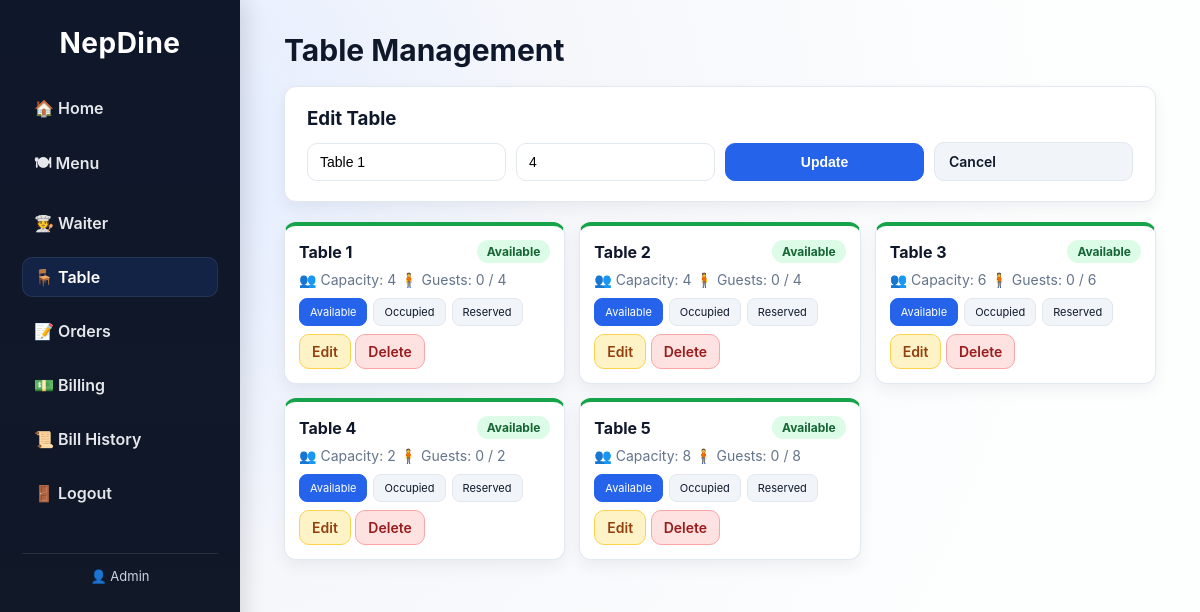
Page /table.php?edit=1 (signed in) on the committed database.
### tables this page shows
CREATE TABLE IF NOT EXISTS restaurant_tables (
    id         INT AUTO_INCREMENT PRIMARY KEY,
    table_name VARCHAR(50)  NOT NULL,
    capacity   INT          DEFAULT 4,
    status     ENUM('available','occupied','reserved') DEFAULT 'available',
    created_at TIMESTAMP DEFAULT CURRENT_TIMESTAMP
);

### table.php (the view, shortened to what this page needs)
<?php
$db  = getDB();
$edit = null;
if (isset($_GET['edit'])) {
    $eid  = (int)$_GET['edit'];
    $stmt = $db->prepare('SELECT * FROM restaurant_tables WHERE id=?');
    $stmt->bind_param('i', $eid);
    $stmt->execute();
    $edit = $stmt->get_result()->fetch_assoc();
}
$tables = $db->query('SELECT * FROM restaurant_tables ORDER BY id')->fetch_all(MYSQLI_ASSOC);
$guestMap = [];
$statusColors = ['available' => 'badge-green', 'occupied' => 'badge-red', 'reserved' => 'badge-orange'];
?>
<!DOCTYPE html>
<html lang="en">
<head>
  <link rel="stylesheet" href="style.css"/>
</head>
<body>
<?php include 'includes/sidebar.php'; ?>
<div class="main">
  <h1>Table Management</h1>
  <div class="form-card">
    <h3><?= $edit ? 'Edit Table' : 'Add New Table' ?></h3>
    <form method="POST" action="table.php" class="inline-form">
      <input type="text" name="table_name" class="input-field" placeholder="e.g. Table 6" required
             value="<?= htmlspecialchars($edit['table_name'] ?? '') ?>"/>
      <input type="number" name="capacity" class="input-field" placeholder="Capacity" min="1" max="50" required
             value="<?= htmlspecialchars($edit['capacity'] ?? 4) ?>"/>
      <button type="submit" class="btn-primary"><?= $edit ? 'Update' : 'Add Table' ?></button>
      <?php if ($edit): ?><a href="table.php" class="btn-secondary">Cancel</a><?php endif; ?>
    </form>
  </div>
  <div class="table-grid">
    <?php foreach ($tables as $t): ?>
    <?php $guests = $guestMap[$t['id']] ?? 0; ?>
    <div class="table-card status-<?= $t['status'] ?>">
      <div class="table-card-header">
        <strong><?= htmlspecialchars($t['table_name']) ?></strong>
        <span class="badge <?= $statusColors[$t['status']] ?>"><?= ucfirst($t['status']) ?></span>
      </div>
      <div class="table-card-body">
        <span>👥 Capacity: <?= $t['capacity'] ?></span>
        <span>🧍 Guests: <?= $guests ?> / <?= $t['capacity'] ?></span>
      </div>
      <div class="table-card-actions">
        <div class="status-select">
          <?php foreach (['available','occupied','reserved'] as $s): ?>
            <a href="table.php?id=<?= $t['id'] ?>&status=<?= $s ?>"
               class="btn-status <?= $t['status']===$s ? 'active' : '' ?>"><?= ucfirst($s) ?></a>
          <?php endforeach; ?>
        </div>
        <div>
          <a href="table.php?edit=<?= $t['id'] ?>" class="btn-edit">Edit</a>
          <a href="table.php?delete=<?= $t['id'] ?>" class="btn-delete"
             onclick="return confirm('Delete this table?')">Delete</a>
        </div>
      </div>
    </div>
    <?php endforeach; ?>
  </div>
</div>
</body>
</html>

### style.css (style rules this page uses)
:root { --bg: #f5f7fb; --surface: #ffffff; --surface-2: #f1f5f9; --border: #e2e8f0; --text: #0f172a; --muted: #64748b; --primary: #2563eb; --primary-strong: #1d4ed8; --accent: #0ea5e9; --danger: #dc2626; --warning: #f59e0b; --success: #16a34a; --radius: 12px; --shadow: 0 10px 30px rgba(15, 23, 42, 0.08); --shadow-soft: 0 6px 16px rgba(15, 23, 42, 0.06); font-family: 'Inter', 'Poppins', Arial, sans-serif; }
* { box-sizing: border-box; }
body { margin: 0; display: flex; background: radial-gradient(circle at 10% 20%, #e0eaff 0, #f5f7fb 35%, #fdfefe 75%); color: var(--text); min-height: 100vh; }
.main { flex: 1; padding: 32px 44px; }
.main h1 { font-size: 30px; margin: 0 0 18px; color: #0f172a; }
.form-card { background: var(--surface); border-radius: var(--radius); box-shadow: var(--shadow-soft); padding: 20px 22px; margin-bottom: 20px; border: 1px solid var(--border); }
.form-card h3 { margin: 0 0 12px; }
.inline-form { display: flex; flex-wrap: wrap; gap: 10px; align-items: flex-end; }
.inline-form > * { flex: 1 1 180px; }
.input-field { width: 100%; padding: 10px 12px; border: 1px solid var(--border); border-radius: 10px; background: #fff; font-size: 14px; transition: border 0.2s, box-shadow 0.2s; }
.btn-primary, .btn-secondary, .btn-edit, .btn-delete { display: inline-block; text-decoration: none; font-size: 14px; font-weight: 600; border-radius: 10px; padding: 10px 14px; border: 1px solid transparent; cursor: pointer; transition: all 0.2s ease; }
.btn-primary { background: var(--primary); color: #fff; border-color: var(--primary); }
.btn-secondary { background: var(--surface-2); color: var(--text); border-color: var(--border); }
.btn-edit { background: #fef3c7; color: #92400e; border-color: #fcd34d; padding: 8px 12px; }
.btn-delete { background: #fee2e2; color: #991b1b; border-color: #fca5a5; padding: 8px 12px; }
.badge { display: inline-block; padding: 4px 10px; border-radius: 999px; font-size: 12px; font-weight: 700; text-decoration: none; }
.badge-green { background: #dcfce7; color: #166534; }
.table-grid { display: grid; grid-template-columns: repeat(auto-fill, minmax(220px, 1fr)); gap: 14px; }
.table-card { background: var(--surface); border-radius: var(--radius); padding: 14px; border: 1px solid var(--border); box-shadow: var(--shadow-soft); border-top: 4px solid var(--border); }
.table-card.status-available { border-top-color: var(--success); }
.table-card-header { display: flex; justify-content: space-between; align-items: center; margin-bottom: 8px; }
.table-card-body { color: var(--muted); font-size: 14px; margin-bottom: 10px; }
.table-card-actions { display: flex; flex-direction: column; gap: 8px; }
.status-select { display: flex; flex-wrap: wrap; gap: 6px; }
.btn-status { font-size: 11px; padding: 6px 10px; border-radius: 8px; border: 1px solid var(--border); background: var(--surface-2); color: var(--text); text-decoration: none; }
.btn-status.active { background: var(--primary); color: #fff; border-color: var(--primary); }

### rows in the picture
restaurant_tables: table_name "Table 1", capacity "4", status "Available", id "0", s "Available", s "Occupied", s "Reserved"
restaurant_tables: table_name "Table 2", status "Available", capacity "4", id "0", s "Available", s "Occupied", s "Reserved"
restaurant_tables: table_name "Table 3", status "Available", capacity "6", id "0", s "Available", s "Occupied", s "Reserved"
restaurant_tables: table_name "Table 4", status "Available", capacity "2", id "0", s "Available", s "Occupied", s "Reserved"
restaurant_tables: table_name "Table 5", status "Available", capacity "8", id "0", s "Available", s "Occupied", s "Reserved"

### other values in the picture
$_SESSION['user_name'] "Admin"
